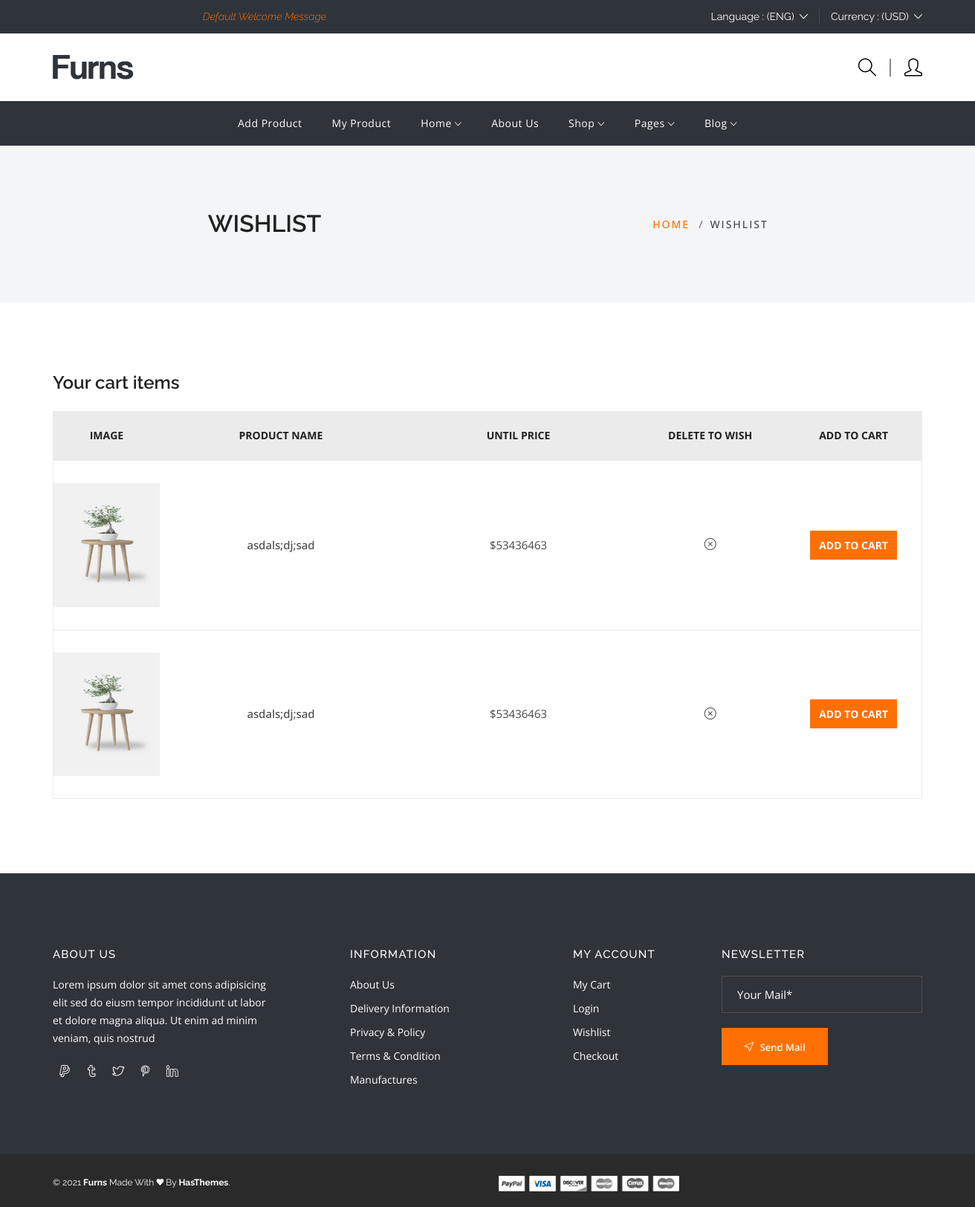
/project/wishlist/ (signed in), run on the app's committed database.
### project/models.py (models this page shows)
class Wish ( models.Model ):
    user = models.ForeignKey ( User, on_delete=models.CASCADE,
                               related_name="+" )
    product = models.ForeignKey ( Product, on_delete=models.CASCADE )

class Product ( models.Model ):
    name = models.CharField ( max_length=25 )
    price = models.IntegerField ()
    count = models.IntegerField ()
    description = models.TextField ()
    user = models.ForeignKey ( User, on_delete=models.CASCADE )

class Photo ( models.Model ):
    product = models.ForeignKey ( Product, on_delete=models.CASCADE,
                                  related_name="photo" )
    photo_url = models.ImageField ( upload_to="images" )

### project/views.py (the view)
def wishlist(request):
    product = Wish.objects.all ().filter ( user_id=request.user.id )
    return render ( request, 'wishlist.html', {'product': product} )

### project/templates/wishlist.html (shortened to what this page needs)
{% extends "layout.html" %}
{% load static %}
{%block content%}
    <div class="breadcrumb-area">
        <div class="container">
            <div class="row">
                <div class="col-12">
                    <div class="row breadcrumb_box  align-items-center">
                        <div class="col-lg-6 col-md-6 col-sm-12 text-center text-md-start">
                            <h2 class="breadcrumb-title">Wishlist</h2>
                        </div>
                        <div class="col-lg-6  col-md-6 col-sm-12">
                            <ul class="breadcrumb-list text-center text-md-end">
                                <li class="breadcrumb-item"><a href="{%url 'index' %}">Home</a></li>
                                <li class="breadcrumb-item active">Wishlist</li>
                            </ul>
                        </div>
                    </div>
                </div>
            </div>
        </div>
    </div>
    <div class="cart-main-area pt-100px pb-100px">
        <div class="container">
            <h3 class="cart-page-title">Your cart items</h3>
            <div class="row">
                <div class="col-lg-12 col-md-12 col-sm-12 col-12">
                    <form action="#">
                        <div class="table-content table-responsive cart-table-content">
                            <table>
                                <thead>
                                    <tr>
                                        <th>Image</th>
                                        <th>Product Name</th>
                                        <th>Until Price</th>
                                        <th>Delete To Wish</th>
                                        <th>Add To Cart</th>
                                    </tr>
                                </thead>
                                {%for i in product%}
                                <tbody>
                                    <tr>
                                        <td class="product-thumbnail">
                                            <a href="#"><img class="img-responsive ml-15px" src="/media/{{i.product.photo.first.photo_url}}" alt="" /></a>
                                        </td>
                                        <td class="product-name"><a href="#">{{i.product.name}}</a></td>
                                        <td class="product-price-cart"><span class="amount">${{i.product.price}}</span></td>
                                        <td class="product-remove">
                                             <a href="{% url 'delete3' i.product.id %}"><i class="icon-close"></i></a>
                                        </td>
                                          <td class="product-wishlist-cart">
                                            <a href="#">add to cart</a>
                                        </td>
                                    </tr>
                                </tbody>
                                {%endfor%}
                            </table>
                        </div>
                    </form>
                </div>
            </div>
        </div>
    </div>
{%endblock%}

### data on the page
Wish: product.photo.first.photo_url (picture), product.name "asdals;dj;sad", product.price "53436463"
Wish: product.photo.first.photo_url (picture), product.name "asdals;dj;sad", product.price "53436463"
